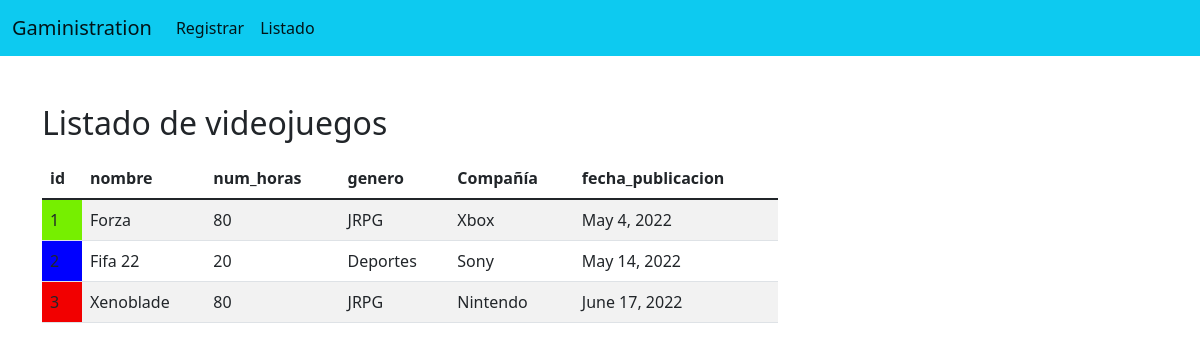
The app's page /GameStore/listadovideojuegos/, older data.
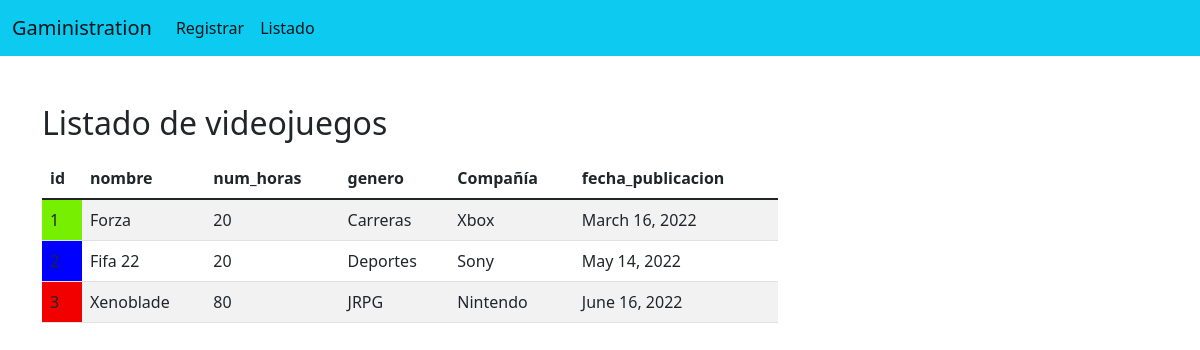
The same page, newer data.
### GameStore/models.py (models this page shows, shortened)
class Videojuego(models.Model):
    id = models.IntegerField(primary_key=True)
    nombre = models.TextField(max_length=150)
    num_horas = models.IntegerField()
    genero = models.TextField(max_length=150)
    fecha_publicacion = models.DateField()
    compania = models.TextField(max_length=150)

### GameStore/views.py (the view)
def cargar_lista(request):
    videojuegos = Videojuego.objects.all()
    return render(request, "ListadoVideojuegos.html", {"videojuegos":videojuegos})

### templates/ListadoVideojuegos.html (shortened to what this page needs)
{% extends "./base.html" %}
{% block body %}
<div class="row">
    <div class="col-sm-12 col-md-6 col-lg-8 col-xl-8 py-4">
        <h2>Listado de videojuegos</h2>
        <div class="table-responsive py-2">
            <table class="table table-striped">
                <thead>
                    <tr>
                        <th>id</th>
                        <th>nombre</th>
                        <th>num_horas</th>
                        <th>genero</th>
                        <th>Compañía</th>
                        <th>fecha_publicacion</th>
                    </tr>
                </thead>
                <tbody>
                    {% for videojuego in videojuegos %}
                        <tr>
                            {% if videojuego.compania == "Nintendo" %}
                                <td style="background: red">{{ videojuego.id }}</td>
                            {% endif %}
                            {% if videojuego.compania == "Sony" %}
                                <td style="background: blue">{{ videojuego.id }}</td>
                            {% endif %}
                            {% if videojuego.compania == "Xbox" %}
                                <td style="background: lawngreen">{{ videojuego.id }}</td>
                            {% endif %}
                            <td>{{ videojuego.nombre }}</td>
                            <td>{{ videojuego.num_horas }}</td>
                            <td>{{ videojuego.genero }}</td>
                            <td>{{ videojuego.compania }}</td>
                            <td>{{ videojuego.fecha_publicacion }}</td>
                        </tr>
                    {% endfor %}
                </tbody>
            </table>
        </div>
    </div>
</div>
{% endblock %}

Row changes from the older to the newer data that the page shows:
changed Videojuego "Forza": num_horas "80" → "20"; genero "JRPG" → "Carreras"; fecha_publicacion "May 4, 2022" → "March 16, 2022"
changed Videojuego "Xenoblade": fecha_publicacion "June 17, 2022" → "June 16, 2022"
